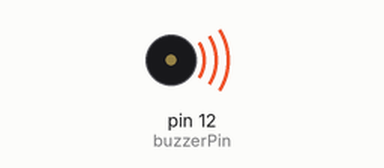
Recording of a sketch running on a simulated Arduino Uno, built with avr-gcc and run on an emulated ATmega328P. Shown: buzzer (waves = sounding, pin HIGH).

Above: at 0.07 s.
At 25.8 s:
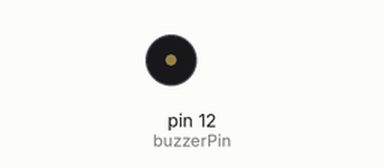
Timing chart, 0 to 66.2 s (numbered marks = the images above):
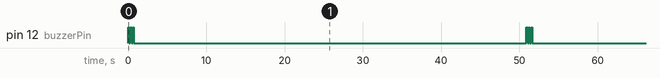

Measured:
- by itself, pin 12 (buzzerPin): repeats every 50.9 s: 2 × (LOW 0.15 s, HIGH 0.15 s), LOW 50.2 s, HIGH 0.15 s
- by itself, everything shown: repeats every 50.9 s, in 6 steps

The sketch:

led_tensao-110926.ino
```cpp
const int buzzerPin = 12; // Pino onde o buzzer está ligado

void setup() {
  pinMode(buzzerPin, OUTPUT); // Configura o pino do buzzer como saída
}

void loop() {
  // Toca 3 bipes ("pi pi pi")
  for (int i = 0; i < 3; i++) {
    digitalWrite(buzzerPin, HIGH); // Liga o buzzer
    delay(150);                    // Duração do bipe
    digitalWrite(buzzerPin, LOW);  // Desliga o buzzer
    delay(150);                    // Pausa entre os bipes
  }

  // Pausa maior antes de repetir a sequência toda de novo
  delay(50000);
}
```
